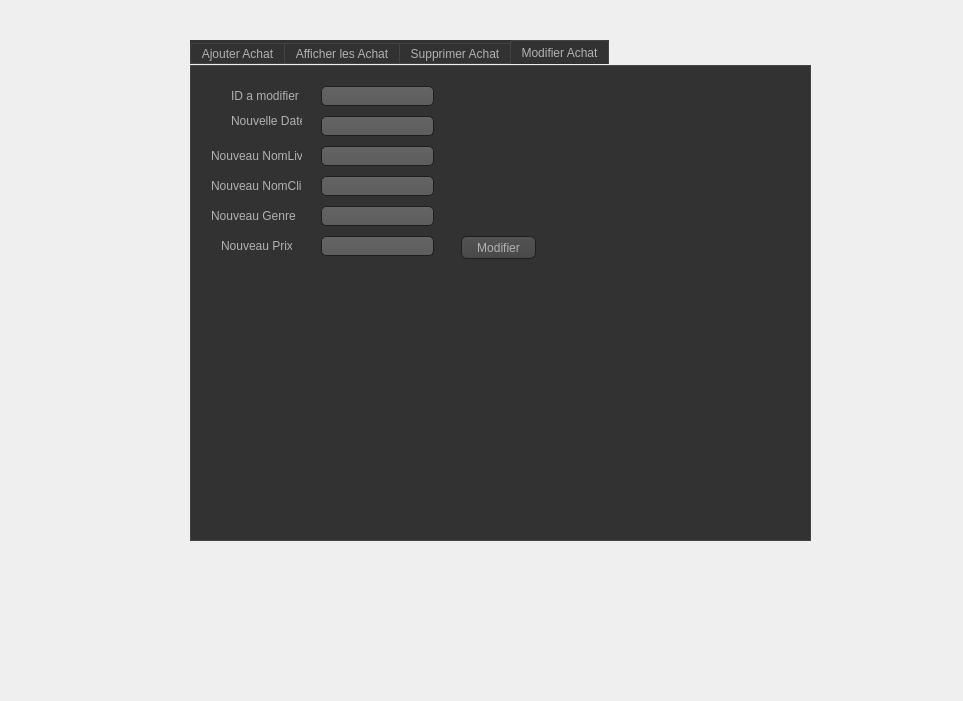
<?xml version="1.0" encoding="UTF-8"?>
<ui version="4.0">
 <class>crudachat</class>
 <widget class="QDialog" name="crudachat">
  <property name="geometry">
   <rect>
    <x>0</x>
    <y>0</y>
    <width>963</width>
    <height>701</height>
   </rect>
  </property>
  <property name="windowTitle">
   <string>Dialog</string>
  </property>
  <widget class="QTabWidget" name="tabWidget">
   <property name="geometry">
    <rect>
     <x>190</x>
     <y>40</y>
     <width>621</width>
     <height>501</height>
    </rect>
   </property>
   <property name="styleSheet">
    <string notr="true">QToolTip
{
     border: 1px solid black;
     background-color: #ffa02f;
     padding: 1px;
     border-radius: 3px;
     opacity: 100;
}

QWidget
{
    color: #b1b1b1;
    background-color: #323232;
}

QWidget:item:hover
{
    background-color: QLinearGradient( x1: 0, y1: 0, x2: 0, y2: 1, stop: 0 #ffa02f, stop: 1 #ca0619);
    color: #000000;
}

QWidget:item:selected
{
    background-color: QLinearGradient( x1: 0, y1: 0, x2: 0, y2: 1, stop: 0 #ffa02f, stop: 1 #d7801a);
}

QMenuBar::item
{
    background: transparent;
}

QMenuBar::item:selected
{
    background: transparent;
    border: 1px solid #ffaa00;
}

QMenuBar::item:pressed
{
    background: #444;
    border: 1px solid #000;
    background-color: QLinearGradient(
        x1:0, y1:0,
        x2:0, y2:1,
        stop:1 #212121,
        stop:0.4 #343434/*,
        stop:0.2 #343434,
        stop:0.1 #ffaa00*/
    );
    margin-bottom:-1px;
    padding-bottom:1px;
}

QMenu
{
    border: 1px solid #000;
}

QMenu::item
{
    padding: 2px 20px 2px 20px;
}

QMenu::item:selected
{
    color: #000000;
}

QWidget:disabled
{
    color: #404040;
    background-color: #323232;
}

QAbstractItemView
{
    background-color: QLinearGradient( x1: 0, y1: 0, x2: 0, y2: 1, stop: 0 #4d4d4d, stop: 0.1 #646464, stop: 1 #5d5d5d);
}

QWidget:focus
{
    /*border: 2px solid QLinearGradient( x1: 0, y1: 0, x2: 0, y2: 1, stop: 0 #ffa02f, stop: 1 #d7801a);*/
}

QLineEdit
{
    background-color: QLinearGradient( x1: 0, y1: 0, x2: 0, y2: 1, stop: 0 #4d4d4d, stop: 0 #646464, stop: 1 #5d5d5d);
    padding: 1px;
    border-style: solid;
    border: 1px solid #1e1e1e;
    border-radius: 5;
}

QPushButton
{
    color: #b1b1b1;
    background-color: QLinearGradient( x1: 0, y1: 0, x2: 0, y2: 1, stop: 0 #565656, stop: 0.1 #525252, stop: 0.5 #4e4e4e, stop: 0.9 #4a4a4a, stop: 1 #464646);
    border-width: 1px;
    border-color: #1e1e1e;
    border-style: solid;
    border-radius: 6;
    padding: 3px;
    font-size: 12px;
    padding-left: 5px;
    padding-right: 5px;
}

QPushButton:pressed
{
    background-color: QLinearGradient( x1: 0, y1: 0, x2: 0, y2: 1, stop: 0 #2d2d2d, stop: 0.1 #2b2b2b, stop: 0.5 #292929, stop: 0.9 #282828, stop: 1 #252525);
}

QComboBox
{
    selection-background-color: #ffaa00;
    background-color: QLinearGradient( x1: 0, y1: 0, x2: 0, y2: 1, stop: 0 #565656, stop: 0.1 #525252, stop: 0.5 #4e4e4e, stop: 0.9 #4a4a4a, stop: 1 #464646);
    border-style: solid;
    border: 1px solid #1e1e1e;
    border-radius: 5;
}

QComboBox:hover,QPushButton:hover
{
    border: 2px solid QLinearGradient( x1: 0, y1: 0, x2: 0, y2: 1, stop: 0 #ffa02f, stop: 1 #d7801a);
}


QComboBox:on
{
    padding-top: 3px;
    padding-left: 4px;
    background-color: QLinearGradient( x1: 0, y1: 0, x2: 0, y2: 1, stop: 0 #2d2d2d, stop: 0.1 #2b2b2b, stop: 0.5 #292929, stop: 0.9 #282828, stop: 1 #252525);
    selection-background-color: #ffaa00;
}

QComboBox QAbstractItemView
{
    border: 2px solid darkgray;
    selection-background-color: QLinearGradient( x1: 0, y1: 0, x2: 0, y2: 1, stop: 0 #ffa02f, stop: 1 #d7801a);
}

QComboBox::drop-down
{
     subcontrol-origin: padding;
     subcontrol-position: top right;
     width: 15px;

     border-left-width: 0px;
     border-left-color: darkgray;
     border-left-style: solid; /* just a single line */
     border-top-right-radius: 3px; /* same radius as the QComboBox */
     border-bottom-right-radius: 3px;
 }

QComboBox::down-arrow
{
     image: url(:/down_arrow.png);
}

QGroupBox:focus
{
border: 2px solid QLinearGradient( x1: 0, y1: 0, x2: 0, y2: 1, stop: 0 #ffa02f, stop: 1 #d7801a);
}

QTextEdit:focus
{
    border: 2px solid QLinearGradient( x1: 0, y1: 0, x2: 0, y2: 1, stop: 0 #ffa02f, stop: 1 #d7801a);
}

QScrollBar:horizontal {
     border: 1px solid #222222;
     background: QLinearGradient( x1: 0, y1: 0, x2: 0, y2: 1, stop: 0.0 #121212, stop: 0.2 #282828, stop: 1 #484848);
     height: 7px;
     margin: 0px 16px 0 16px;
}

QScrollBar::handle:horizontal
{
      background: QLinearGradient( x1: 0, y1: 0, x2: 1, y2: 0, stop: 0 #ffa02f, stop: 0.5 #d7801a, stop: 1 #ffa02f);
      min-height: 20px;
      border-radius: 2px;
}

QScrollBar::add-line:horizontal {
      border: 1px solid #1b1b19;
      border-radius: 2px;
      background: QLinearGradient( x1: 0, y1: 0, x2: 1, y2: 0, stop: 0 #ffa02f, stop: 1 #d7801a);
      width: 14px;
      subcontrol-position: right;
      subcontrol-origin: margin;
}

QScrollBar::sub-line:horizontal {
      border: 1px solid #1b1b19;
      border-radius: 2px;
      background: QLinearGradient( x1: 0, y1: 0, x2: 1, y2: 0, stop: 0 #ffa02f, stop: 1 #d7801a);
      width: 14px;
     subcontrol-position: left;
     subcontrol-origin: margin;
}

QScrollBar::right-arrow:horizontal, QScrollBar::left-arrow:horizontal
{
      border: 1px solid black;
      width: 1px;
      height: 1px;
      background: white;
}

QScrollBar::add-page:horizontal, QScrollBar::sub-page:horizontal
{
      background: none;
}

QScrollBar:vertical
{
      background: QLinearGradient( x1: 0, y1: 0, x2: 1, y2: 0, stop: 0.0 #121212, stop: 0.2 #282828, stop: 1 #484848);
      width: 7px;
      margin: 16px 0 16px 0;
      border: 1px solid #222222;
}

QScrollBar::handle:vertical
{
      background: QLinearGradient( x1: 0, y1: 0, x2: 0, y2: 1, stop: 0 #ffa02f, stop: 0.5 #d7801a, stop: 1 #ffa02f);
      min-height: 20px;
      border-radius: 2px;
}

QScrollBar::add-line:vertical
{
      border: 1px solid #1b1b19;
      border-radius: 2px;
      background: QLinearGradient( x1: 0, y1: 0, x2: 0, y2: 1, stop: 0 #ffa02f, stop: 1 #d7801a);
      height: 14px;
      subcontrol-position: bottom;
      subcontrol-origin: margin;
}

QScrollBar::sub-line:vertical
{
      border: 1px solid #1b1b19;
      border-radius: 2px;
      background: QLinearGradient( x1: 0, y1: 0, x2: 0, y2: 1, stop: 0 #d7801a, stop: 1 #ffa02f);
      height: 14px;
      subcontrol-position: top;
      subcontrol-origin: margin;
}

QScrollBar::up-arrow:vertical, QScrollBar::down-arrow:vertical
{
      border: 1px solid black;
      width: 1px;
      height: 1px;
      background: white;
}


QScrollBar::add-page:vertical, QScrollBar::sub-page:vertical
{
      background: none;
}

QTextEdit
{
    background-color: #242424;
}

QPlainTextEdit
{
    background-color: #242424;
}

QHeaderView::section
{
    background-color: QLinearGradient(x1:0, y1:0, x2:0, y2:1, stop:0 #616161, stop: 0.5 #505050, stop: 0.6 #434343, stop:1 #656565);
    color: white;
    padding-left: 4px;
    border: 1px solid #6c6c6c;
}

QCheckBox:disabled
{
color: #414141;
}

QDockWidget::title
{
    text-align: center;
    spacing: 3px; /* spacing between items in the tool bar */
    background-color: QLinearGradient(x1:0, y1:0, x2:0, y2:1, stop:0 #323232, stop: 0.5 #242424, stop:1 #323232);
}

QDockWidget::close-button, QDockWidget::float-button
{
    text-align: center;
    spacing: 1px; /* spacing between items in the tool bar */
    background-color: QLinearGradient(x1:0, y1:0, x2:0, y2:1, stop:0 #323232, stop: 0.5 #242424, stop:1 #323232);
}

QDockWidget::close-button:hover, QDockWidget::float-button:hover
{
    background: #242424;
}

QDockWidget::close-button:pressed, QDockWidget::float-button:pressed
{
    padding: 1px -1px -1px 1px;
}

QMainWindow::separator
{
    background-color: QLinearGradient(x1:0, y1:0, x2:0, y2:1, stop:0 #161616, stop: 0.5 #151515, stop: 0.6 #212121, stop:1 #343434);
    color: white;
    padding-left: 4px;
    border: 1px solid #4c4c4c;
    spacing: 3px; /* spacing between items in the tool bar */
}

QMainWindow::separator:hover
{

    background-color: QLinearGradient(x1:0, y1:0, x2:0, y2:1, stop:0 #d7801a, stop:0.5 #b56c17 stop:1 #ffa02f);
    color: white;
    padding-left: 4px;
    border: 1px solid #6c6c6c;
    spacing: 3px; /* spacing between items in the tool bar */
}

QToolBar::handle
{
     spacing: 3px; /* spacing between items in the tool bar */
     background: url(:/images/handle.png);
}

QMenu::separator
{
    height: 2px;
    background-color: QLinearGradient(x1:0, y1:0, x2:0, y2:1, stop:0 #161616, stop: 0.5 #151515, stop: 0.6 #212121, stop:1 #343434);
    color: white;
    padding-left: 4px;
    margin-left: 10px;
    margin-right: 5px;
}

QProgressBar
{
    border: 2px solid grey;
    border-radius: 5px;
    text-align: center;
}

QProgressBar::chunk
{
    background-color: #d7801a;
    width: 2.15px;
    margin: 0.5px;
}

QTabBar::tab {
    color: #b1b1b1;
    border: 1px solid #444;
    border-bottom-style: none;
    background-color: #323232;
    padding-left: 10px;
    padding-right: 10px;
    padding-top: 3px;
    padding-bottom: 2px;
    margin-right: -1px;
}

QTabWidget::pane {
    border: 1px solid #444;
    top: 1px;
}

QTabBar::tab:last
{
    margin-right: 0; /* the last selected tab has nothing to overlap with on the right */
    border-top-right-radius: 3px;
}

QTabBar::tab:first:!selected
{
 margin-left: 0px; /* the last selected tab has nothing to overlap with on the right */


    border-top-left-radius: 3px;
}

QTabBar::tab:!selected
{
    color: #b1b1b1;
    border-bottom-style: solid;
    margin-top: 3px;
    background-color: QLinearGradient(x1:0, y1:0, x2:0, y2:1, stop:1 #212121, stop:.4 #343434);
}

QTabBar::tab:selected
{
    border-top-left-radius: 3px;
    border-top-right-radius: 3px;
    margin-bottom: 0px;
}

QTabBar::tab:!selected:hover
{
    /*border-top: 2px solid #ffaa00;
    padding-bottom: 3px;*/
    border-top-left-radius: 3px;
    border-top-right-radius: 3px;
    background-color: QLinearGradient(x1:0, y1:0, x2:0, y2:1, stop:1 #212121, stop:0.4 #343434, stop:0.2 #343434, stop:0.1 #ffaa00);
}

QRadioButton::indicator:checked, QRadioButton::indicator:unchecked{
    color: #b1b1b1;
    background-color: #323232;
    border: 1px solid #b1b1b1;
    border-radius: 6px;
}

QRadioButton::indicator:checked
{
    background-color: qradialgradient(
        cx: 0.5, cy: 0.5,
        fx: 0.5, fy: 0.5,
        radius: 1.0,
        stop: 0.25 #ffaa00,
        stop: 0.3 #323232
    );
}

QCheckBox::indicator{
    color: #b1b1b1;
    background-color: #323232;
    border: 1px solid #b1b1b1;
    width: 9px;
    height: 9px;
}

QRadioButton::indicator
{
    border-radius: 6px;
}

QRadioButton::indicator:hover, QCheckBox::indicator:hover
{
    border: 1px solid #ffaa00;
}

QCheckBox::indicator:checked
{
    image:url(:/images/checkbox.png);
}

QCheckBox::indicator:disabled, QRadioButton::indicator:disabled
{
    border: 1px solid #444;
}</string>
   </property>
   <property name="currentIndex">
    <number>3</number>
   </property>
   <widget class="QWidget" name="tab">
    <attribute name="title">
     <string>Ajouter Achat</string>
    </attribute>
    <widget class="QLabel" name="label">
     <property name="geometry">
      <rect>
       <x>30</x>
       <y>160</y>
       <width>61</width>
       <height>16</height>
      </rect>
     </property>
     <property name="text">
      <string>Identifiant</string>
     </property>
    </widget>
    <widget class="QLabel" name="label_2">
     <property name="geometry">
      <rect>
       <x>30</x>
       <y>100</y>
       <width>47</width>
       <height>13</height>
      </rect>
     </property>
     <property name="text">
      <string>Nom Livre</string>
     </property>
    </widget>
    <widget class="QLabel" name="label_3">
     <property name="geometry">
      <rect>
       <x>30</x>
       <y>130</y>
       <width>51</width>
       <height>16</height>
      </rect>
     </property>
     <property name="text">
      <string>Nom Client</string>
     </property>
    </widget>
    <widget class="QLineEdit" name="lineEdit_id">
     <property name="geometry">
      <rect>
       <x>140</x>
       <y>160</y>
       <width>113</width>
       <height>20</height>
      </rect>
     </property>
    </widget>
    <widget class="QLineEdit" name="lineEdit_NomL">
     <property name="geometry">
      <rect>
       <x>140</x>
       <y>100</y>
       <width>113</width>
       <height>20</height>
      </rect>
     </property>
    </widget>
    <widget class="QLineEdit" name="lineEdit_NomC">
     <property name="geometry">
      <rect>
       <x>140</x>
       <y>130</y>
       <width>113</width>
       <height>20</height>
      </rect>
     </property>
    </widget>
    <widget class="QPushButton" name="pb_ajouter">
     <property name="geometry">
      <rect>
       <x>280</x>
       <y>170</y>
       <width>75</width>
       <height>23</height>
      </rect>
     </property>
     <property name="text">
      <string>Ajouter</string>
     </property>
    </widget>
    <widget class="QLineEdit" name="lineEdit_Prix">
     <property name="geometry">
      <rect>
       <x>140</x>
       <y>190</y>
       <width>113</width>
       <height>20</height>
      </rect>
     </property>
    </widget>
    <widget class="QLabel" name="label_5">
     <property name="geometry">
      <rect>
       <x>30</x>
       <y>190</y>
       <width>47</width>
       <height>13</height>
      </rect>
     </property>
     <property name="text">
      <string>Prix</string>
     </property>
    </widget>
    <widget class="QLineEdit" name="lineEdit_Genre">
     <property name="geometry">
      <rect>
       <x>140</x>
       <y>70</y>
       <width>113</width>
       <height>20</height>
      </rect>
     </property>
    </widget>
    <widget class="QLineEdit" name="lineEdit_Date">
     <property name="geometry">
      <rect>
       <x>140</x>
       <y>40</y>
       <width>113</width>
       <height>20</height>
      </rect>
     </property>
    </widget>
    <widget class="QLabel" name="label_6">
     <property name="geometry">
      <rect>
       <x>30</x>
       <y>70</y>
       <width>47</width>
       <height>13</height>
      </rect>
     </property>
     <property name="text">
      <string>Genre</string>
     </property>
    </widget>
    <widget class="QLabel" name="label_7">
     <property name="geometry">
      <rect>
       <x>30</x>
       <y>40</y>
       <width>47</width>
       <height>13</height>
      </rect>
     </property>
     <property name="text">
      <string>Date</string>
     </property>
    </widget>
   </widget>
   <widget class="QWidget" name="tab_2">
    <attribute name="title">
     <string>Afficher les Achat</string>
    </attribute>
    <widget class="QTableView" name="tabachat">
     <property name="geometry">
      <rect>
       <x>10</x>
       <y>10</y>
       <width>341</width>
       <height>171</height>
      </rect>
     </property>
    </widget>
   </widget>
   <widget class="QWidget" name="tab_3">
    <attribute name="title">
     <string>Supprimer Achat</string>
    </attribute>
    <widget class="QLineEdit" name="lineEdit_id_2">
     <property name="geometry">
      <rect>
       <x>140</x>
       <y>30</y>
       <width>113</width>
       <height>20</height>
      </rect>
     </property>
    </widget>
    <widget class="QLabel" name="label_4">
     <property name="geometry">
      <rect>
       <x>20</x>
       <y>30</y>
       <width>61</width>
       <height>16</height>
      </rect>
     </property>
     <property name="text">
      <string>Identifiant</string>
     </property>
    </widget>
    <widget class="QPushButton" name="pb_supprimer">
     <property name="geometry">
      <rect>
       <x>240</x>
       <y>140</y>
       <width>75</width>
       <height>23</height>
      </rect>
     </property>
     <property name="text">
      <string>Supprimer</string>
     </property>
    </widget>
   </widget>
   <widget class="QWidget" name="tab_4">
    <attribute name="title">
     <string>Modifier Achat</string>
    </attribute>
    <widget class="QLineEdit" name="lineEdit_idrech">
     <property name="geometry">
      <rect>
       <x>130</x>
       <y>20</y>
       <width>113</width>
       <height>20</height>
      </rect>
     </property>
    </widget>
    <widget class="QLabel" name="label_8">
     <property name="geometry">
      <rect>
       <x>40</x>
       <y>20</y>
       <width>71</width>
       <height>20</height>
      </rect>
     </property>
     <property name="text">
      <string>ID a modifier</string>
     </property>
    </widget>
    <widget class="QPushButton" name="pb_Modifier">
     <property name="geometry">
      <rect>
       <x>270</x>
       <y>170</y>
       <width>75</width>
       <height>23</height>
      </rect>
     </property>
     <property name="text">
      <string>Modifier</string>
     </property>
    </widget>
    <widget class="QLabel" name="label_9">
     <property name="geometry">
      <rect>
       <x>40</x>
       <y>40</y>
       <width>71</width>
       <height>30</height>
      </rect>
     </property>
     <property name="text">
      <string>Nouvelle Date</string>
     </property>
    </widget>
    <widget class="QLineEdit" name="lineEdit_NomLN">
     <property name="geometry">
      <rect>
       <x>130</x>
       <y>80</y>
       <width>113</width>
       <height>20</height>
      </rect>
     </property>
    </widget>
    <widget class="QLabel" name="label_11">
     <property name="geometry">
      <rect>
       <x>20</x>
       <y>110</y>
       <width>91</width>
       <height>20</height>
      </rect>
     </property>
     <property name="text">
      <string>Nouveau NomClient</string>
     </property>
    </widget>
    <widget class="QLineEdit" name="lineEdit_NomCN">
     <property name="geometry">
      <rect>
       <x>130</x>
       <y>110</y>
       <width>113</width>
       <height>20</height>
      </rect>
     </property>
    </widget>
    <widget class="QLabel" name="label_12">
     <property name="geometry">
      <rect>
       <x>20</x>
       <y>140</y>
       <width>91</width>
       <height>20</height>
      </rect>
     </property>
     <property name="text">
      <string>Nouveau Genre</string>
     </property>
    </widget>
    <widget class="QLineEdit" name="lineEdit_DateN">
     <property name="geometry">
      <rect>
       <x>130</x>
       <y>50</y>
       <width>113</width>
       <height>20</height>
      </rect>
     </property>
    </widget>
    <widget class="QLabel" name="label_10">
     <property name="geometry">
      <rect>
       <x>20</x>
       <y>80</y>
       <width>91</width>
       <height>20</height>
      </rect>
     </property>
     <property name="text">
      <string>Nouveau NomLivre</string>
     </property>
    </widget>
    <widget class="QLineEdit" name="lineEdit_GenreN">
     <property name="geometry">
      <rect>
       <x>130</x>
       <y>140</y>
       <width>113</width>
       <height>20</height>
      </rect>
     </property>
    </widget>
    <widget class="QLineEdit" name="lineEdit_PrixN">
     <property name="geometry">
      <rect>
       <x>130</x>
       <y>170</y>
       <width>113</width>
       <height>20</height>
      </rect>
     </property>
    </widget>
    <widget class="QLabel" name="label_13">
     <property name="geometry">
      <rect>
       <x>30</x>
       <y>170</y>
       <width>71</width>
       <height>20</height>
      </rect>
     </property>
     <property name="text">
      <string>Nouveau Prix</string>
     </property>
    </widget>
   </widget>
  </widget>
 </widget>
 <resources/>
 <connections/>
</ui>
